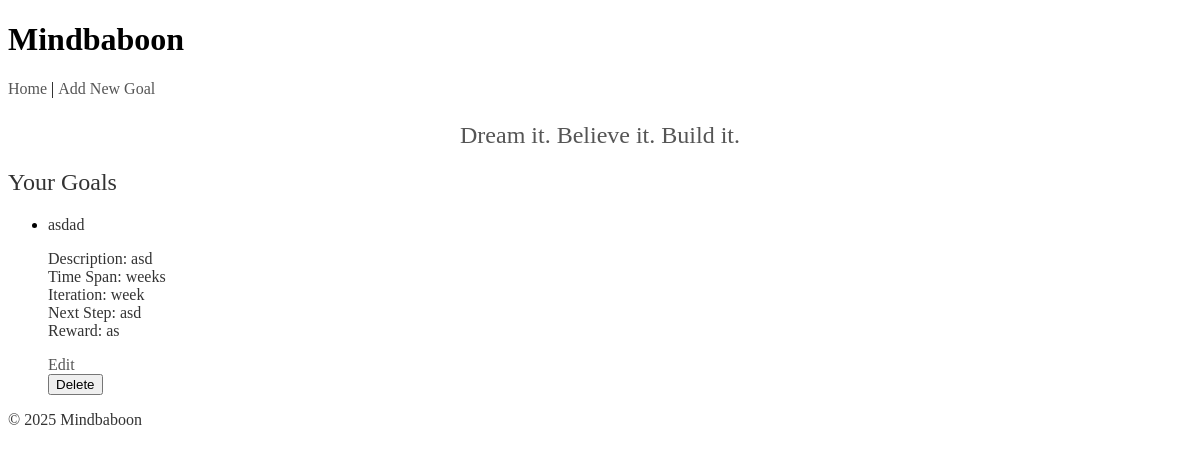
Before: / with the older database file.
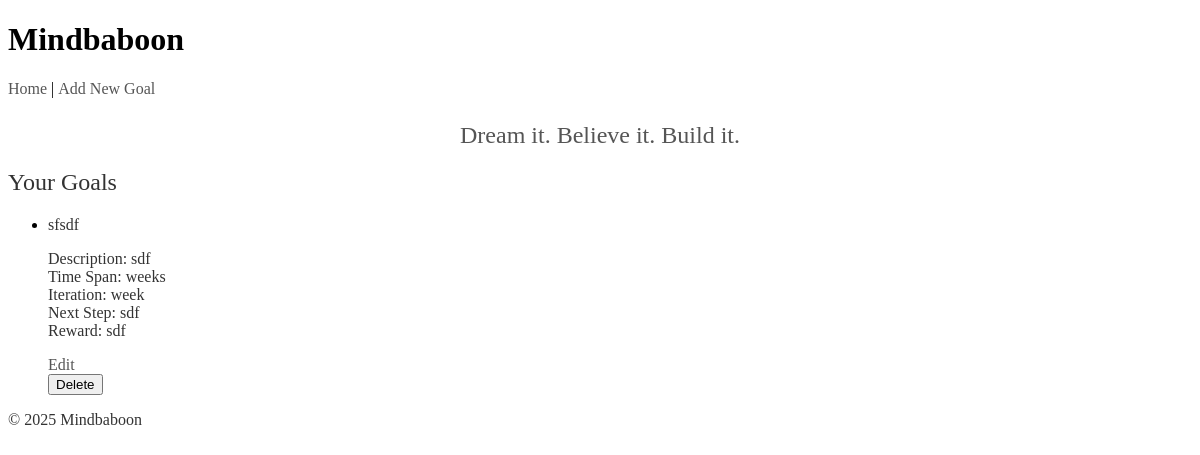
After: the same page with the newer database file.
### tables this page shows
CREATE TABLE goals (
            id INTEGER PRIMARY KEY AUTOINCREMENT,
            goal_name TEXT NOT NULL,
            goal_description TEXT,
            time_span TEXT,
            end_date TEXT,
            iteration TEXT,
            next_steps TEXT,
            reward TEXT,
            completed INTEGER NOT NULL DEFAULT 0,
            is_paused INTEGER NOT NULL DEFAULT 0,
            last_email_sent TIMESTAMP,
            created_at TIMESTAMP NOT NULL,
            last_reminder_at TIMESTAMP
        );

### mindbaboon.py (the view)
@app.route("/")
def index():
    conn = get_db_connection()
    goals = conn.execute("SELECT * FROM goals").fetchall()
    conn.close()
    random_goal = random.choice(MOTIVATIONAL_GOALS)
    return render_template("index.html", goals=goals, motivational_goal=random_goal)

### database.py (called while the page is built)
def get_db_connection():
    try:
        data_dir = '/app/data'
        if not os.path.exists(data_dir):
            data_dir = os.path.join(os.path.dirname(os.path.abspath(__file__)), 'data')
            os.makedirs(data_dir, exist_ok=True)
        db_path = os.path.join(data_dir, 'mindbaboon.db')
        conn = sqlite3.connect(db_path)
        conn.row_factory = sqlite3.Row
        return conn
    except Exception as e:
        print(f"Database connection error: {e}")
        raise

### templates/index.html (shortened to what this page needs)
{% extends "base.html" %}
{% block content %}
<p class="motivational-goal">{{ motivational_goal }}</p>
<h2>Your Goals</h2>
{% if goals %}
  <ul>
    {% for goal in goals %}
      <li>
        <strong>{{ goal.goal_name }}</strong>
        <p>
          <strong>Description:</strong> {{ goal.goal_description }}<br>
          <strong>Time Span:</strong> {{ goal.time_span }}
          <br>
          <strong>Iteration:</strong> {{ goal.iteration }}<br>
          <strong>Next Step:</strong> {{ goal.next_steps }}<br>
          <strong>Reward:</strong> {{ goal.reward }}
        </p>
        <a href="{{ url_for('edit_goal', goal_id=goal['id']) }}">Edit</a>
        <form method="POST" action="/delete_goal">
          <button type="submit">Delete</button>
        </form>
      </li>
    {% endfor %}
  </ul>
{% else %}
  <p>No goals yet. <a href="{{ url_for('add_goal') }}">Add one</a>.</p>
{% endif %}
{% endblock %}

### templates/base.html (shortened to what this page needs)
<!DOCTYPE html>
<html lang="en">
<head>
  <link rel="stylesheet" href="https://use.typekit.net/enw8aoe.css">
  <link rel="stylesheet" href="{{ url_for('static', filename='style.css') }}">
</head>
<body>
  <header>
    <h1>Mindbaboon</h1>
    <nav>
      <a href="{{ url_for('index') }}">Home</a> |
      <a href="{{ url_for('add_goal') }}">Add New Goal</a>
    </nav>
  </header>
  <main>
    {% block content %}{% endblock %}
  </main>
  <footer>
    <p>© 2025 Mindbaboon</p>
  </footer>
</body>
</html>

### static/style.css (style rules this page uses)
h2, p, strong, em, a { font-family: "crete", serif; font-weight: 400; color: #333; }
a { text-decoration: none; color: #555; }
.motivational-goal { font-family: "crete", serif; font-size: 1.5rem; font-weight: 400; color: #555; margin-bottom: 20px; text-align: center; }
::placeholder { color: #ccc; }

Changed rows visible on the page:
removed goals: goal_name "asdad", goal_description "asd", time_span "weeks", iteration "week", next_steps "asd", reward "as"
added goals: goal_name "sfsdf", goal_description "sdf", time_span "weeks", iteration "week", next_steps "sdf", reward "sdf"
